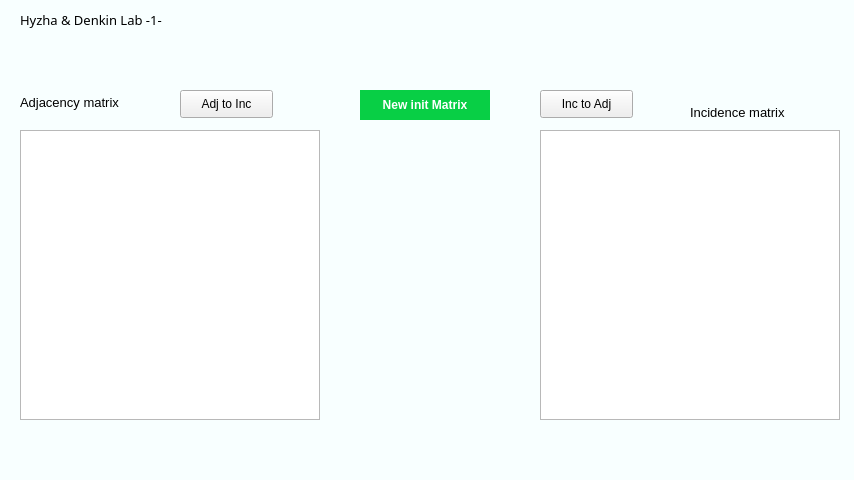
<?xml version="1.0" encoding="UTF-8"?>
<ui version="4.0">
 <class>MainWindow</class>
 <widget class="QMainWindow" name="MainWindow">
  <property name="geometry">
   <rect>
    <x>0</x>
    <y>0</y>
    <width>854</width>
    <height>480</height>
   </rect>
  </property>
  <property name="windowTitle">
   <string>MainWindow</string>
  </property>
  <property name="styleSheet">
   <string notr="true">QMainWindow {
background-color: #f8ffff;
}</string>
  </property>
  <widget class="QWidget" name="centralWidget">
   <property name="styleSheet">
    <string notr="true"/>
   </property>
   <widget class="QTableWidget" name="tableWidget_adj">
    <property name="geometry">
     <rect>
      <x>20</x>
      <y>130</y>
      <width>300</width>
      <height>290</height>
     </rect>
    </property>
   </widget>
   <widget class="QTableWidget" name="tableWidget_inc">
    <property name="geometry">
     <rect>
      <x>540</x>
      <y>130</y>
      <width>300</width>
      <height>290</height>
     </rect>
    </property>
   </widget>
   <widget class="QPushButton" name="pushButton_toInc">
    <property name="geometry">
     <rect>
      <x>180</x>
      <y>90</y>
      <width>93</width>
      <height>28</height>
     </rect>
    </property>
    <property name="text">
     <string>Adj to Inc</string>
    </property>
   </widget>
   <widget class="QPushButton" name="pushButton_toAdj">
    <property name="geometry">
     <rect>
      <x>540</x>
      <y>90</y>
      <width>93</width>
      <height>28</height>
     </rect>
    </property>
    <property name="text">
     <string>Inc to Adj</string>
    </property>
   </widget>
   <widget class="QLabel" name="label_adj">
    <property name="geometry">
     <rect>
      <x>20</x>
      <y>90</y>
      <width>150</width>
      <height>25</height>
     </rect>
    </property>
    <property name="font">
     <font>
      <pointsize>10</pointsize>
     </font>
    </property>
    <property name="text">
     <string>Adjacency matrix</string>
    </property>
   </widget>
   <widget class="QLabel" name="label_inc">
    <property name="geometry">
     <rect>
      <x>690</x>
      <y>100</y>
      <width>150</width>
      <height>25</height>
     </rect>
    </property>
    <property name="font">
     <font>
      <pointsize>10</pointsize>
     </font>
    </property>
    <property name="text">
     <string>Incidence matrix</string>
    </property>
   </widget>
   <widget class="QPushButton" name="pushButton_rel">
    <property name="geometry">
     <rect>
      <x>360</x>
      <y>90</y>
      <width>130</width>
      <height>30</height>
     </rect>
    </property>
    <property name="font">
     <font>
      <pointsize>9</pointsize>
      <weight>75</weight>
      <bold>true</bold>
     </font>
    </property>
    <property name="styleSheet">
     <string notr="true">QPushButton {
border-style: solid;
background-color: #08cf45;
color: #ffffff;
}</string>
    </property>
    <property name="text">
     <string>New init Matrix</string>
    </property>
   </widget>
   <widget class="QLabel" name="label">
    <property name="geometry">
     <rect>
      <x>20</x>
      <y>10</y>
      <width>200</width>
      <height>20</height>
     </rect>
    </property>
    <property name="font">
     <font>
      <family>Bahnschrift SemiLight</family>
      <pointsize>10</pointsize>
     </font>
    </property>
    <property name="text">
     <string>Hyzha &amp; Denkin Lab -1-</string>
    </property>
   </widget>
  </widget>
 </widget>
 <layoutdefault spacing="6" margin="11"/>
 <resources/>
 <connections/>
</ui>
